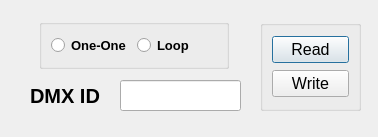
<?xml version="1.0" encoding="UTF-8"?>
<ui version="4.0">
 <class>LedRGBWCtrl</class>
 <widget class="QDialog" name="LedRGBWCtrl">
  <property name="geometry">
   <rect>
    <x>0</x>
    <y>0</y>
    <width>378</width>
    <height>137</height>
   </rect>
  </property>
  <property name="windowTitle">
   <string>LED RGBW V1.0</string>
  </property>
  <property name="windowIcon">
   <iconset resource="AG.qrc">
    <normaloff>:/AG-logo.png</normaloff>:/AG-logo.png</iconset>
  </property>
  <widget class="QGroupBox" name="groupBox">
   <property name="geometry">
    <rect>
     <x>39</x>
     <y>19</y>
     <width>190</width>
     <height>50</height>
    </rect>
   </property>
   <property name="title">
    <string/>
   </property>
   <layout class="QHBoxLayout" name="horizontalLayout">
    <item>
     <widget class="QRadioButton" name="rb_OneOne">
      <property name="font">
       <font>
        <pointsize>10</pointsize>
        <weight>75</weight>
        <bold>true</bold>
       </font>
      </property>
      <property name="text">
       <string>One-One</string>
      </property>
     </widget>
    </item>
    <item>
     <widget class="QRadioButton" name="rb_Loop">
      <property name="font">
       <font>
        <pointsize>10</pointsize>
        <weight>75</weight>
        <bold>true</bold>
       </font>
      </property>
      <property name="text">
       <string>Loop</string>
      </property>
     </widget>
    </item>
   </layout>
  </widget>
  <widget class="QLabel" name="label">
   <property name="geometry">
    <rect>
     <x>30</x>
     <y>80</y>
     <width>81</width>
     <height>31</height>
    </rect>
   </property>
   <property name="font">
    <font>
     <pointsize>15</pointsize>
     <weight>75</weight>
     <bold>true</bold>
    </font>
   </property>
   <property name="text">
    <string>DMX ID</string>
   </property>
  </widget>
  <widget class="QLineEdit" name="txtDMX_ID">
   <property name="geometry">
    <rect>
     <x>120</x>
     <y>80</y>
     <width>121</width>
     <height>31</height>
    </rect>
   </property>
  </widget>
  <widget class="QGroupBox" name="groupBox_2">
   <property name="geometry">
    <rect>
     <x>260</x>
     <y>20</y>
     <width>101</width>
     <height>91</height>
    </rect>
   </property>
   <property name="title">
    <string/>
   </property>
   <layout class="QVBoxLayout" name="verticalLayout">
    <item>
     <widget class="QPushButton" name="btnRead">
      <property name="font">
       <font>
        <pointsize>12</pointsize>
        <weight>50</weight>
        <bold>false</bold>
       </font>
      </property>
      <property name="text">
       <string>Read</string>
      </property>
     </widget>
    </item>
    <item>
     <widget class="QPushButton" name="btnWrite">
      <property name="font">
       <font>
        <pointsize>12</pointsize>
       </font>
      </property>
      <property name="text">
       <string>Write</string>
      </property>
     </widget>
    </item>
   </layout>
  </widget>
 </widget>
 <resources>
  <include location="AG.qrc"/>
 </resources>
 <connections/>
</ui>
